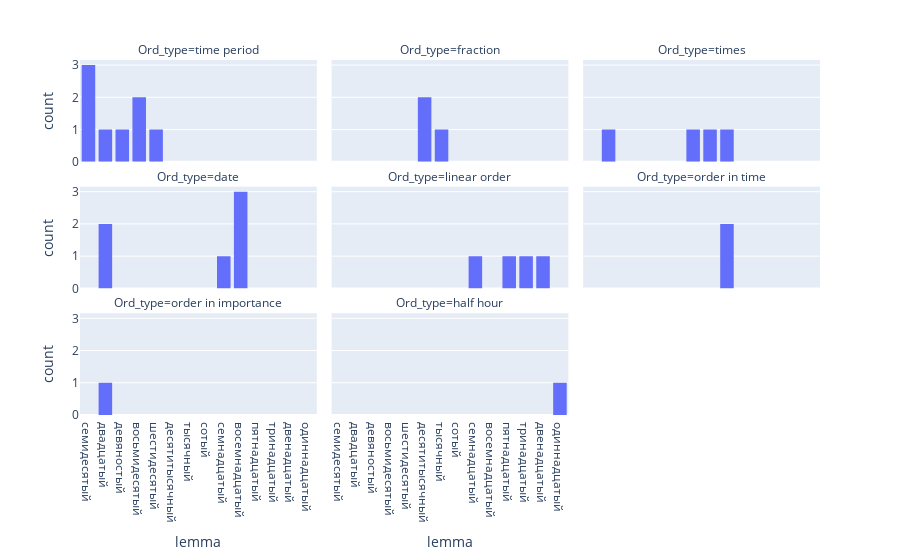

The cell this chart's notebook holds for it:
### Code cell
small_ordinals1b = small_ordinals1[small_ordinals['n'] > 10]
px.histogram(small_ordinals1b, x="lemma", facet_col="Ord_type", facet_col_wrap = 3)

### Figure 1 — Plotly figure (JSON) as saved in the notebook; plotly's stock layout.template omitted (floating-point values rounded to 4 significant figures)
{"data": [{"alignmentgroup": "True", "bingroup": "x", "hovertemplate": "Ord_type=time period<br>lemma=%{x}<br>count=%{y}<extra></extra>", "legendgroup": "", "marker": {"color": "#636efa", "pattern": {"shape": ""}}, "name": "", "offsetgroup": "", "orientation": "v", "showlegend": false, "type": "histogram", "x": ["семидесятый", "семидесятый", "семидесятый", "двадцатый", "девяностый", "восьмидесятый", "восьмидесятый", "шестидесятый"], "xaxis": "x7", "yaxis": "y7"}, {"alignmentgroup": "True", "bingroup": "x", "hovertemplate": "Ord_type=fraction<br>lemma=%{x}<br>count=%{y}<extra></extra>", "legendgroup": "", "marker": {"color": "#636efa", "pattern": {"shape": ""}}, "name": "", "offsetgroup": "", "orientation": "v", "showlegend": false, "type": "histogram", "x": ["десятитысячный", "десятитысячный", "тысячный"], "xaxis": "x8", "yaxis": "y8"}, {"alignmentgroup": "True", "bingroup": "x", "hovertemplate": "Ord_type=times<br>lemma=%{x}<br>count=%{y}<extra></extra>", "legendgroup": "", "marker": {"color": "#636efa", "pattern": {"shape": ""}}, "name": "", "offsetgroup": "", "orientation": "v", "showlegend": false, "type": "histogram", "x": ["сотый", "двадцатый", "семнадцатый", "тысячный"], "xaxis": "x9", "yaxis": "y9"}, {"alignmentgroup": "True", "bingroup": "x", "hovertemplate": "Ord_type=date<br>lemma=%{x}<br>count=%{y}<extra></extra>", "legendgroup": "", "marker": {"color": "#636efa", "pattern": {"shape": ""}}, "name": "", "offsetgroup": "", "orientation": "v", "showlegend": false, "type": "histogram", "x": ["восемнадцатый", "двадцатый", "восемнадцатый", "семнадцатый", "восемнадцатый", "двадцатый"], "xaxis": "x4", "yaxis": "y4"}, {"alignmentgroup": "True", "bingroup": "x", "hovertemplate": "Ord_type=linear order<br>lemma=%{x}<br>count=%{y}<extra></extra>", "legendgroup": "", "marker": {"color": "#636efa", "pattern": {"shape": ""}}, "name": "", "offsetgroup": "", "orientation": "v", "showlegend": false, "type": "histogram", "x": ["семнадцатый", "пятнадцатый", "тринадцатый", "двенадцатый"], "xaxis": "x5", "yaxis": "y5"}, {"alignmentgroup": "True", "bingroup": "x", "hovertemplate": "Ord_type=order in time<br>lemma=%{x}<br>count=%{y}<extra></extra>", "legendgroup": "", "marker": {"color": "#636efa", "pattern": {"shape": ""}}, "name": "", "offsetgroup": "", "orientation": "v", "showlegend": false, "type": "histogram", "x": ["семнадцатый", "семнадцатый"], "xaxis": "x6", "yaxis": "y6"}, {"alignmentgroup": "True", "bingroup": "x", "hovertemplate": "Ord_type=order in importance<br>lemma=%{x}<br>count=%{y}<extra></extra>", "legendgroup": "", "marker": {"color": "#636efa", "pattern": {"shape": ""}}, "name": "", "offsetgroup": "", "orientation": "v", "showlegend": false, "type": "histogram", "x": ["двадцатый"], "xaxis": "x", "yaxis": "y"}, {"alignmentgroup": "True", "bingroup": "x", "hovertemplate": "Ord_type=half hour<br>lemma=%{x}<br>count=%{y}<extra></extra>", "legendgroup": "", "marker": {"color": "#636efa", "pattern": {"shape": ""}}, "name": "", "offsetgroup": "", "orientation": "v", "showlegend": false, "type": "histogram", "x": ["одиннадцатый"], "xaxis": "x2", "yaxis": "y2"}], "layout": {"annotations": [{"font": {}, "showarrow": false, "text": "Ord_type=order in importance", "x": 0.16, "xanchor": "center", "xref": "paper", "y": 0.2867, "yanchor": "bottom", "yref": "paper"}, {"font": {}, "showarrow": false, "text": "Ord_type=half hour", "x": 0.5, "xanchor": "center", "xref": "paper", "y": 0.2867, "yanchor": "bottom", "yref": "paper"}, {"font": {}, "showarrow": false, "text": "Ord_type=date", "x": 0.16, "xanchor": "center", "xref": "paper", "y": 0.6433, "yanchor": "bottom", "yref": "paper"}, {"font": {}, "showarrow": false, "text": "Ord_type=linear order", "x": 0.5, "xanchor": "center", "xref": "paper", "y": 0.6433, "yanchor": "bottom", "yref": "paper"}, {"font": {}, "showarrow": false, "text": "Ord_type=order in time", "x": 0.84, "xanchor": "center", "xref": "paper", "y": 0.6433, "yanchor": "bottom", "yref": "paper"}, {"font": {}, "showarrow": false, "text": "Ord_type=time period", "x": 0.16, "xanchor": "center", "xref": "paper", "y": 1.0, "yanchor": "bottom", "yref": "paper"}, {"font": {}, "showarrow": false, "text": "Ord_type=fraction", "x": 0.5, "xanchor": "center", "xref": "paper", "y": 1.0, "yanchor": "bottom", "yref": "paper"}, {"font": {}, "showarrow": false, "text": "Ord_type=times", "x": 0.84, "xanchor": "center", "xref": "paper", "y": 1.0, "yanchor": "bottom", "yref": "paper"}], "barmode": "relative", "legend": {"tracegroupgap": 0}, "margin": {"t": 60}, "xaxis": {"anchor": "y", "domain": [0, 0.32], "title": {"text": "lemma"}}, "xaxis2": {"anchor": "y2", "domain": [0.34, 0.66], "matches": "x", "title": {"text": "lemma"}}, "xaxis3": {"anchor": "y3", "domain": [0.68, 1.0], "matches": "x", "title": {"text": "lemma"}}, "xaxis4": {"anchor": "y4", "domain": [0, 0.32], "matches": "x", "showticklabels": false}, "xaxis5": {"anchor": "y5", "domain": [0.34, 0.66], "matches": "x", "showticklabels": false}, "xaxis6": {"anchor": "y6", "domain": [0.68, 1.0], "matches": "x", "showticklabels": false}, "xaxis7": {"anchor": "y7", "domain": [0, 0.32], "matches": "x", "showticklabels": false}, "xaxis8": {"anchor": "y8", "domain": [0.34, 0.66], "matches": "x", "showticklabels": false}, "xaxis9": {"anchor": "y9", "domain": [0.68, 1.0], "matches": "x", "showticklabels": false}, "yaxis": {"anchor": "x", "domain": [0, 0.2867], "title": {"text": "count"}}, "yaxis2": {"anchor": "x2", "domain": [0, 0.2867], "matches": "y", "showticklabels": false}, "yaxis3": {"anchor": "x3", "domain": [0, 0.2867], "matches": "y", "showticklabels": false}, "yaxis4": {"anchor": "x4", "domain": [0.3567, 0.6433], "matches": "y", "title": {"text": "count"}}, "yaxis5": {"anchor": "x5", "domain": [0.3567, 0.6433], "matches": "y", "showticklabels": false}, "yaxis6": {"anchor": "x6", "domain": [0.3567, 0.6433], "matches": "y", "showticklabels": false}, "yaxis7": {"anchor": "x7", "domain": [0.7133, 1.0], "matches": "y", "title": {"text": "count"}}, "yaxis8": {"anchor": "x8", "domain": [0.7133, 1.0], "matches": "y", "showticklabels": false}, "yaxis9": {"anchor": "x9", "domain": [0.7133, 1.0], "matches": "y", "showticklabels": false}}}
